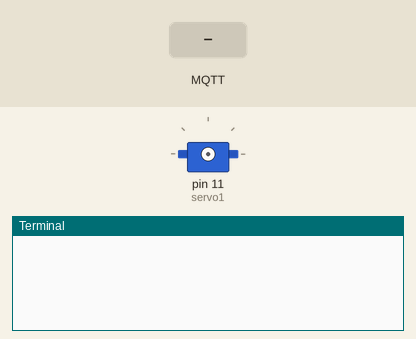
A program run on a simulated Raspberry Pi (header pin numbers). Parts: servo, the last lines printed to the terminal. Inputs (shaded band) come from the test bench. No MQTT or app messages arrive unless stated; servo angles are drawn from the pulse width (0.5 ms = 0°, 2.5 ms = 180°).

Above: at 1.3 s.
1.4 s: MQTT message "1" arrives on the first subscribed topic
At 2.6 s:
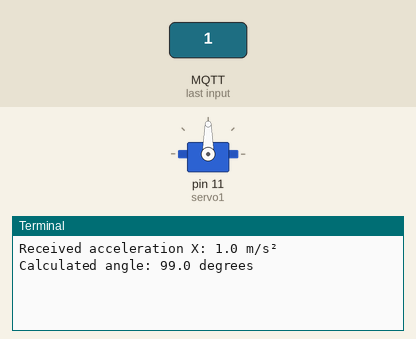
2.9 s: MQTT message "on" arrives on the first subscribed topic
At 4.0 s:
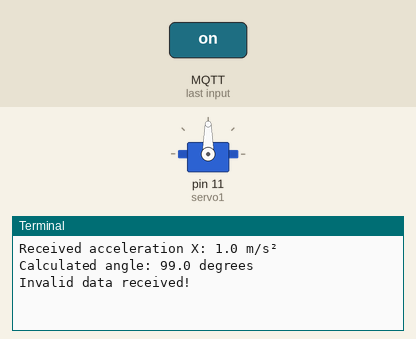

Measured:
- after the input at 1.4 s, the terminal: prints a new line at once (image 1)
- after the input at 2.9 s, the terminal: prints a new line at once (image 2)

The program:

mpu6050_servo_control.py
```python
import paho.mqtt.client as mqtt
import RPi.GPIO as GPIO
import time

broker = "10.0.0.15"
port = 1883
topic = "esp32/norm_acceleration_x_without_gravity"

GPIO.setmode(GPIO.BOARD)
GPIO.setup(11, GPIO.OUT)
servo1 = GPIO.PWM(11, 50)
servo1.start(0)

def set_angle(angle):
    duty_cycle = 2 + (angle / 18)
    servo1.ChangeDutyCycle(duty_cycle)
    time.sleep(0.5)
    servo1.ChangeDutyCycle(0)


def calculate_angle_from_acceleration(accX):
    max_acc = 10
    min_acc = -10

    normalized_angle = (accX - min_acc) * 180 / (max_acc - min_acc)

    if normalized_angle < 0:
        normalized_angle = 0
    elif normalized_angle > 180:
        normalized_angle = 180

    return normalized_angle


def on_message(client, userdata, msg):
    try:

        data = msg.payload.decode().strip()
        accX = float(data)
        print(f"Received acceleration X: {accX} m/s²")


        angle = calculate_angle_from_acceleration(accX)
        print(f"Calculated angle: {angle} degrees")


        set_angle(angle)
    except ValueError:
        print("Invalid data received!")


client = mqtt.Client()
client.on_message = on_message


client.connect(broker, port, 60)
client.subscribe(topic)

try:
    client.loop_forever()
except KeyboardInterrupt:
    servo1.stop()
    GPIO.cleanup()
    client.disconnect()
```
